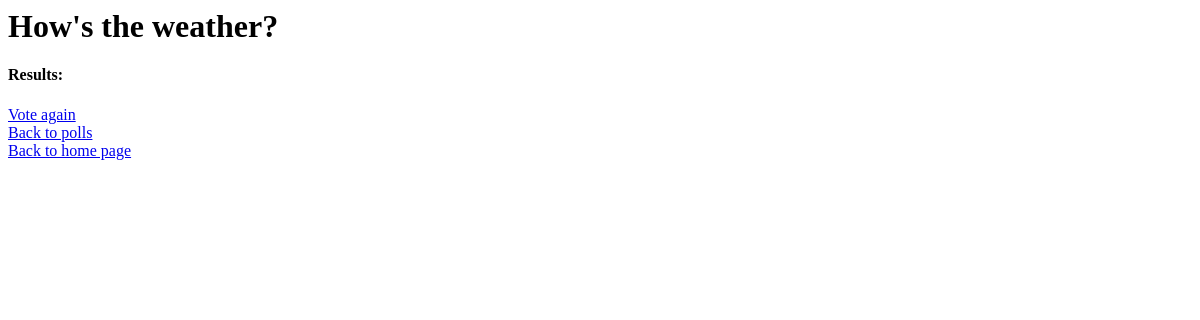
The page /polls/4/results on the database as committed earlier.
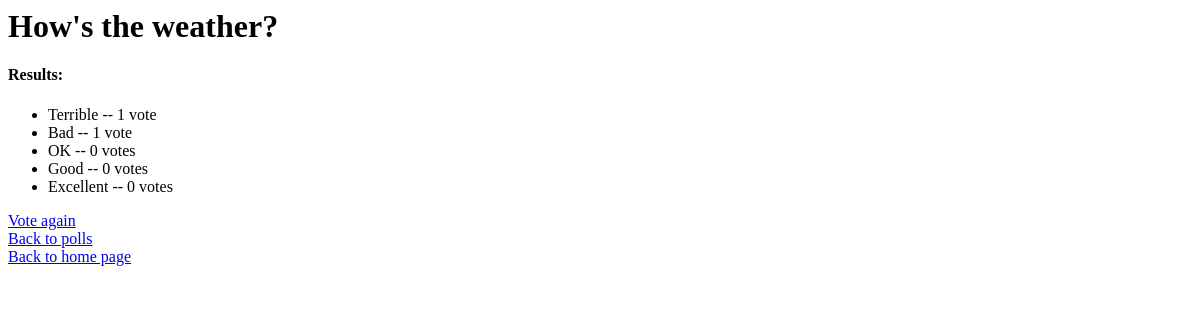
The same page on the database as committed later.
### polls/models.py (models this page shows, shortened)
class Question(models.Model):
    question_text = models.CharField(max_length=250)
    pub_date = models.DateTimeField('date published')

class Choice(models.Model):
    question = models.ForeignKey(Question, on_delete=models.CASCADE)
    choice_text = models.CharField(max_length=250)
    votes = models.IntegerField(default=0)

### polls/views.py (the view)
# urls.py: path('<int:pk>/results', views.ResultsView.as_view(), name='results'),
class ResultsView(generic.DetailView):
    template_name = 'polls/results.html'
    model = Question

### polls/templates/polls/results.html (shortened to what this page needs)
<h1>{{ question.question_text }}</h1>
<h4> Results:</h4>
<ul>
{% for choice in question.choice_set.all %}
    <li>{{ choice.choice_text }} -- {{ choice.votes }} vote{{ choice.votes|pluralize }}</li>
{% endfor %}
</ul>
<a href="{% url 'polls:detail' question.id %}">Vote again </a>
<a href="{% url 'polls:index' %}">Back to polls</a>
<a href="/">Back to home page</a>

Rows that differ between the two databases and show on the page:
added Choice: choice_text "Terrible", votes "1"
added Choice: choice_text "Bad", votes "1"
added Choice: choice_text "OK", votes "0"
added Choice: choice_text "Good", votes "0"
added Choice: choice_text "Excellent", votes "0"
